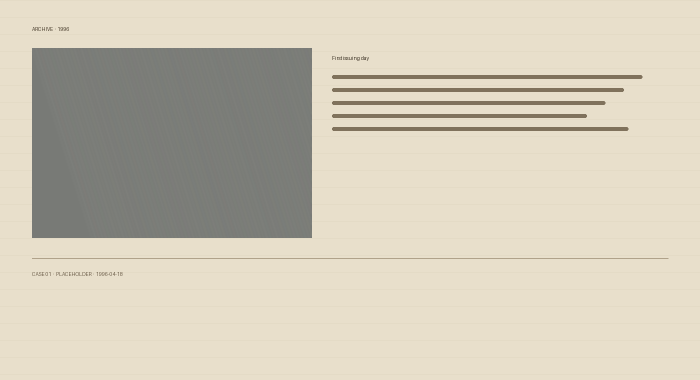
#> input picture assets/examples/media/archive-card.png, 1400 x 760 px (shown at 1/2 size)
$ python -i audit.py   (imports and definitions only)
#> lines starting #> are read from the running program, lines starting #| are printed output that depends on the picture
#!/usr/bin/env python3
"""explainer-landscape 自检：把 spec.json 按模板规范过一遍，输出 FAIL / WARN。

用法：
    python audit.py spec.json                  # 结构与字段检查
    python audit.py spec.json --strict         # WARN 也算失败
    python audit.py spec.json --images out/    # 追加像素检查（红占比 / 填充率 / 亮度）

退出码：0 全部通过或只有 WARN；1 有 FAIL；2 参数写错（未知选项 / 缺 spec 路径 / --images 没给值）。
参数按 argparse 解析：拼错的选项（`--image` 写成单数）直接报错退出 2，不会被静默忽略；
`--images` 的目录不存在、或该镜的渲染图缺失，都记 FAIL——「什么都没检查到」不能算通过。

为什么检查这么细：`motion` 的键名写错、`ease` 值写错、`item` 拼错都**不会报错**，
只会静默绑空、动效不出现；`disclaimer` 不写默认 true，极简档会凭空多一行免责。
这些坑靠人眼看不出来，所以都做成机器可查项。
"""
from __future__ import annotations

import argparse
import json
import os
import re
import sys

MAX_TITLE_W = 900          # 主标题可用宽（左栏）
# 字幕实际容量：字号 54px、可用宽 CONTENT_W-80 = 1572px → 单行约 29 个汉字，两行约 58 个。
# 与 kit_chrome.py 的 SUB_SIZE/SUB_W/SUB_LINES 是同一组数，改一边必须改另一边。
QUOTE_CHARS = 22                                     # evidence 右栏 826px / 36px ≈ 22 字
SUB_SIZE, SUB_LINES = 54, 2
SUB_CAP_LINE = int((1652 - 80) // SUB_SIZE)      # 29
SUB_CAP_TOTAL = SUB_CAP_LINE * SUB_LINES         # 58
DEFAULT_DUR = 4.0          # 缺 dur 时的兜底（spec 里 dur 必填，这里只用于提示与累计时长）
FORMS = {"bignum", "evidence", "list", "timeline", "relation", "sources", "photo", "chart"}
# points 上限按「折线图最多 6 个点」定（4 个点画不出趋势，6 个点以上线就糊了）
REVEAL_LIMITS = {"items": 4, "points": 6, "satellites": 5, "data": 5}
EASES = {"out", "in_out", "instant", "linear"}
EASE_ALIASES = {"ease_out", "ease_in_out", "ease_in"}     # 写了会静默变 linear
TRANSITIONS = {"cut", "fade", "dissolve", "wipe", "blur"}
FPS_OK = {24, 25, 30, 50, 60}
MINIMAL = {"minimal", "bare"}
# 不写 disclaimer 就等于 true，极简档必须显式 false
MINIMAL_RESIDUE = ("source", "when", "rel", "tc", "label_left", "label_right",
                   "brand", "strap", "strap_tab", "clock")

MOTION_COMMON = {"chapter", "title", "kicker", "subtitle", "source", "tc", "strap"}
MOTION_BY_FORM = {
    "bignum": {"number", "caption", "note"},
    "evidence": {"image", "attrib"},
    "list": {"items", "media"},
    "timeline": {"points", "delta"},
    "relation": {"center", "satellites"},
    "sources": {"closing", "blocks"},
    "chart": {"chart"},
    "photo": {"image", "caption"},
}
MOTION_INDEXED = {"items", "points", "satellites", "callout"}
# 数字自带单位也算数（"17年" "$2500万" "33 年"）
UNIT_HINT = re.compile(r"[年万亿%$￥€个家天月日秒倍元美刀]|美元|港元")


def cjk_len(s: str) -> float:
    """粗估显示宽度：中文 1，英文 0.55。"""
    return sum(1.0 if ord(c) > 127 else 0.55 for c in s)


# [380 lines left out: functions _exists, _motion_checks, _callout_binding, check, not called in this run]


def image_stats(path: str) -> tuple[float, float, float]:
    """返回 (填充率, 强调红占比, 平均亮度)。纯 PIL，不依赖 numpy。"""
#> called with path = '../examples/media/archive-card.png'
    from PIL import Image
    im = Image.open(path).convert("RGB").resize((240, 135), Image.BILINEAR)
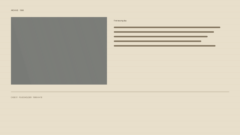
#> im: PIL image 240x135 RGB; mean R, G, B 207.5, 200.5, 183.5
    rd, gd, bd = (ch.tobytes() for ch in im.split())
    n = max(1, len(rd))
#> n = 32400
    fill = red = 0
    bright = 0.0
    for i in range(n):
        r, g, b = rd[i], gd[i], bd[i]
        if r > 22 or g > 22 or b > 22:
            fill += 1
        if r > 140 and g < 90 and b < 80:
            red += 1
        bright += 0.299 * r + 0.587 * g + 0.114 * b
#> this loop made 32400 passes
#> bright on passes 1 to 12: 222.4, 444.8, 667.2, 889.6, 1112.1, 1334.5, 1556.9, 1779.3, 2001.7, 2224.1, 2446.5, 2668.9
#> after the loop, bright = 6500806.6; fill = 32400; red = 0
    return fill / n, red / n, bright / n


# [42 lines left out: function check_images, not called in this run]


class _ArgParser(argparse.ArgumentParser):
    """参数写错一律 ERROR + 退出码 2：拼错的 flag 不能被静默忽略。"""

    # [34 lines left out: functions error, main, not called in this run]


# [2 lines not run here, left out]

>>> result = image_stats('../examples/media/archive-card.png')
#> result = (1, 0, 200.6)
